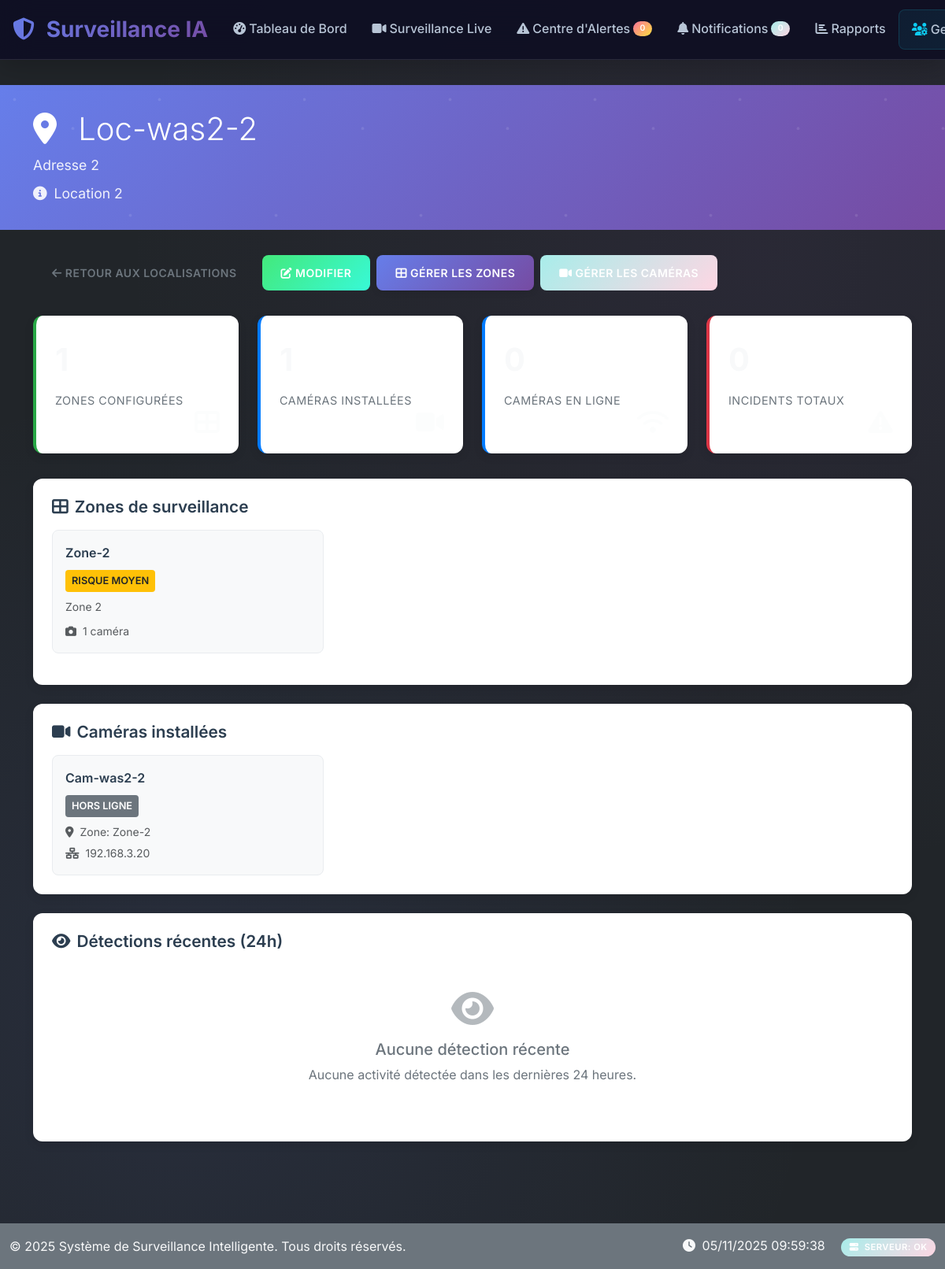
The app's page /monitoring/locations/14/ (signed in), older data.
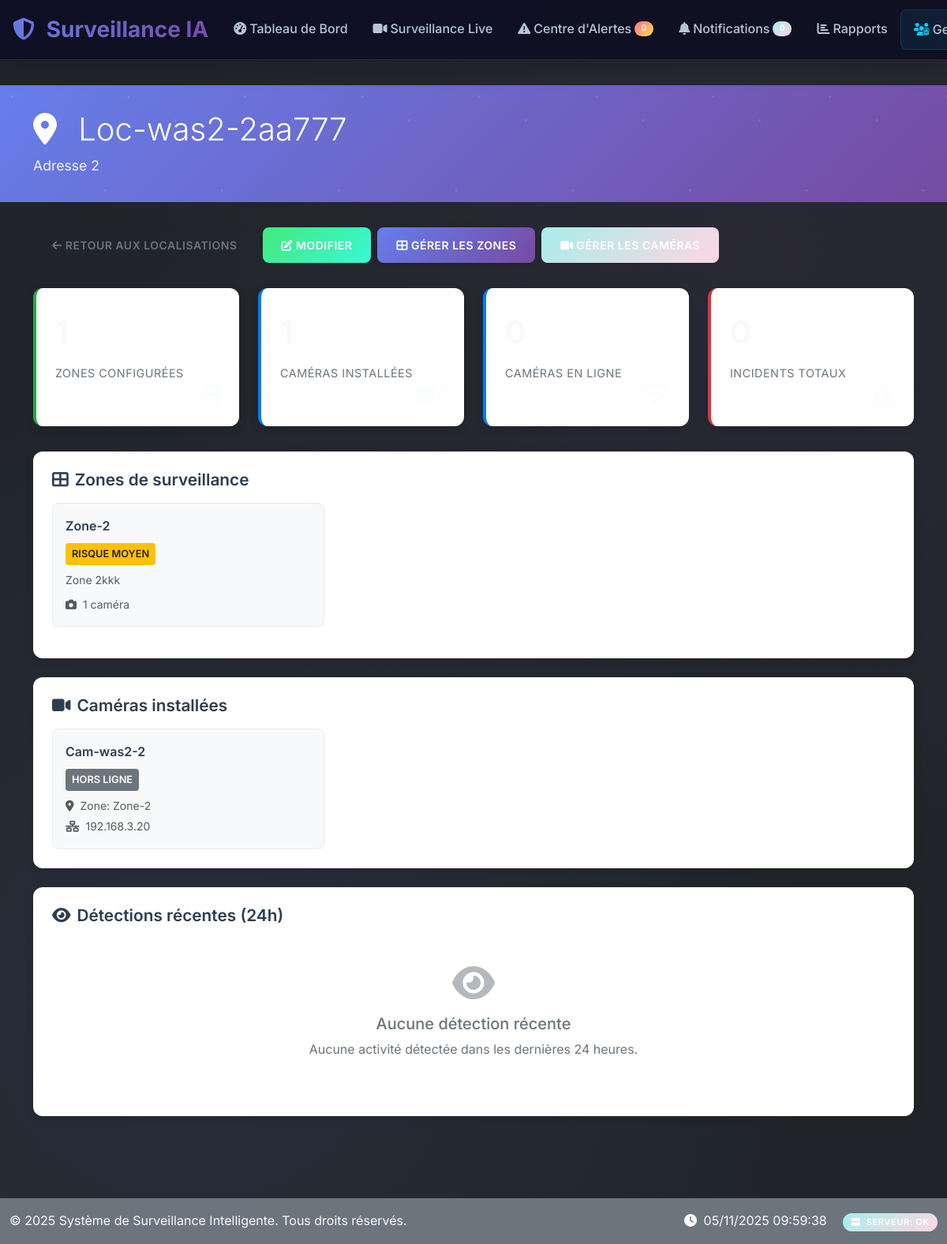
The same page, newer data.
### monitoring/models.py (models this page shows, shortened)
class Location(models.Model):
    company = models.ForeignKey('companies.Company', on_delete=models.CASCADE, related_name='locations', verbose_name="Entreprise", null=True, blank=True)
    subcompany = models.ForeignKey('companies.SubCompany', on_delete=models.CASCADE, related_name='locations', verbose_name="Sous-entreprise", null=True, blank=True)
    name = models.CharField(max_length=200, verbose_name="Nom du lieu")
    address = models.TextField(verbose_name="Adresse")
    description = models.TextField(blank=True, verbose_name="Description")
    created_at = models.DateTimeField(auto_now_add=True)
    is_active = models.BooleanField(default=True)
    class Meta:
        verbose_name = "Lieu"
        verbose_name_plural = "Lieux"

class Zone(models.Model):
    RISK_LEVELS = [
        ('high', 'Risque élevé'),
        ('medium', 'Risque moyen'),
        ('low', 'Risque faible'),
    ]
    location = models.ForeignKey(Location, on_delete=models.CASCADE, related_name='zones')
    name = models.CharField(max_length=100, verbose_name="Nom de la zone")
    risk_level = models.CharField(max_length=10, choices=RISK_LEVELS, default='medium')
    coordinates = models.JSONField(help_text="Coordonnées de la zone [x1,y1,x2,y2]")
    description = models.TextField(blank=True)
    is_active = models.BooleanField(default=True)
    class Meta:
        verbose_name = "Zone"
        verbose_name_plural = "Zones"

### monitoring/views.py (the view)
# urls.py: path('locations/<int:location_id>/', views.location_detail, name='location_detail'),
@login_required
def location_detail(request, location_id):
    location_filter = {}
    if hasattr(request, 'current_company') and request.current_company:
        location_filter['company'] = request.current_company
    location = get_object_or_404(Location, id=location_id, **location_filter)
    zones = location.zones.filter(is_active=True)
    cameras = Camera.objects.filter(location=location)
    incidents = location.incidents.all()
    now = timezone.now()
    recent_detections = DetectionEvent.objects.filter(
        camera__location=location,
        detected_at__gte=now - timedelta(hours=24)
    ).order_by('-detected_at')[:10]
    context = {
        'location': location,
        'zones': zones,
        'cameras': cameras,
        'incidents': incidents,
        'recent_detections': recent_detections,
        'stats': {
            'total_zones': zones.count(),
            'total_cameras': cameras.count(),
            'online_cameras': cameras.filter(status='online').count(),
            'total_incidents': incidents.count(),
            'recent_detections': recent_detections.count(),
        }
    }
    return render(request, 'monitoring/location_detail.html', context)

### companies/models.py (called while the page is built)
    @property
    def is_owner(self):
        return self.role == 'owner'

    @property
    def is_manager(self):
        return self.role == 'manager'

    def get_accessible_subcompanies(self):
        if self.is_owner:
            return SubCompany.objects.filter(is_active=True)
        elif self.is_manager:
            assigned_subcompanies = self.subcompanies.filter(is_active=True)
            if assigned_subcompanies.exists():
                return assigned_subcompanies
            else:
                return self.company.subcompanies.filter(is_active=True)
        else:
            return self.subcompanies.filter(is_active=True)

### templates/monitoring/location_detail.html (shortened to what the changed rows need)
{% extends 'base.html' %}
{% load static %}
{% block content %}
<div class="location-header">
    <div class="container">
        <h1>
            <i class="fas fa-map-marker-alt me-3"></i>
            {{ location.name }}
        </h1>
        <p>{{ location.address }}</p>
        {% if location.description %}
            <p><i class="fas fa-info-circle me-1"></i> {{ location.description }}</p>
        {% endif %}
    </div>
</div>
<div class="container">
    <div class="content-section">
        {% if zones %}
            <div class="zone-grid">
                {% for zone in zones %}
                    <div class="zone-item">
                        <div class="zone-name">{{ zone.name }}</div>
                        <div class="mb-2">
                            <span class="zone-risk risk-{{ zone.risk_level }}">
                                {{ zone.get_risk_level_display }}
                            </span>
                        </div>
                        {% if zone.description %}
                            <p class="small text-muted mb-2">{{ zone.description|truncatechars:80 }}</p>
                        {% endif %}
                        <div class="small text-muted">
                            <i class="fas fa-camera me-1"></i>
                            {{ zone.cameras.count }} caméra{{ zone.cameras.count|pluralize }}
                        </div>
                    </div>
                {% endfor %}
            </div>
        {% endif %}
    </div>
</div>
{% endblock %}

Row changes from the older to the newer data that the page shows:
changed Location "Adresse 2": name "Loc-was2-2" → "Loc-was2-2aa777"; description "Location 2" → (not shown)
changed Zone "Zone-2": description "Zone 2" → "Zone 2kkk"
